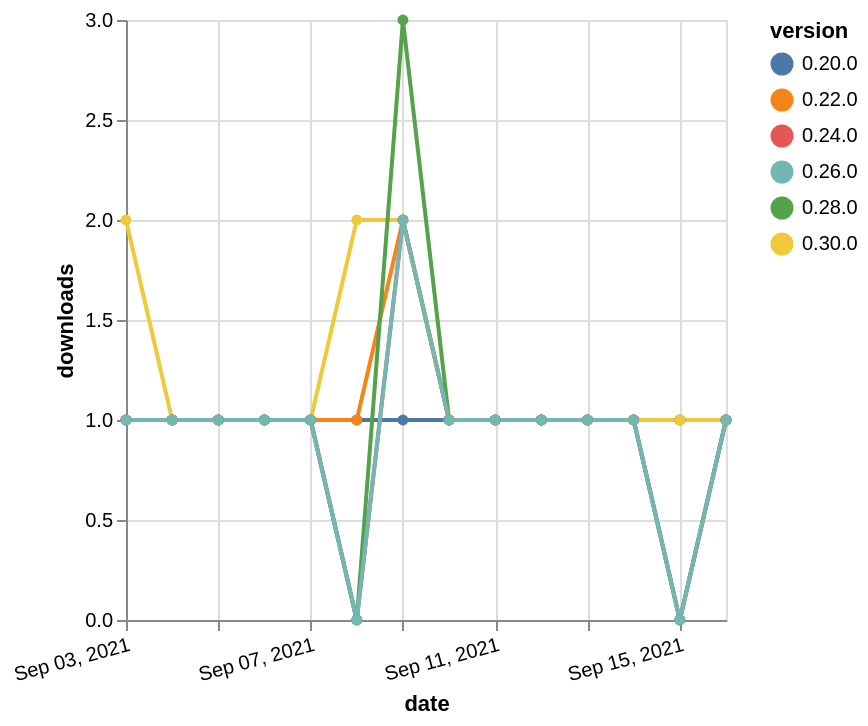

Write the Vega-Lite specification saved for this chart.
### Vega-Lite specification from a JSON file in a GitHub repository (floating-point values rounded to 4 significant figures)
{"$schema": "https://vega.github.io/schema/vega-lite/v5.json", "description": "A simple bar chart with embedded data.", "data": {"values": [{"date": "2021-09-03", "total": 217, "delta": 1, "version": "0.20.0"}, {"date": "2021-09-04", "total": 218, "delta": 1, "version": "0.20.0"}, {"date": "2021-09-05", "total": 219, "delta": 1, "version": "0.20.0"}, {"date": "2021-09-06", "total": 220, "delta": 1, "version": "0.20.0"}, {"date": "2021-09-07", "total": 221, "delta": 1, "version": "0.20.0"}, {"date": "2021-09-08", "total": 222, "delta": 1, "version": "0.20.0"}, {"date": "2021-09-09", "total": 223, "delta": 1, "version": "0.20.0"}, {"date": "2021-09-10", "total": 224, "delta": 1, "version": "0.20.0"}, {"date": "2021-09-11", "total": 225, "delta": 1, "version": "0.20.0"}, {"date": "2021-09-12", "total": 226, "delta": 1, "version": "0.20.0"}, {"date": "2021-09-13", "total": 227, "delta": 1, "version": "0.20.0"}, {"date": "2021-09-14", "total": 228, "delta": 1, "version": "0.20.0"}, {"date": "2021-09-15", "total": 229, "delta": 1, "version": "0.20.0"}, {"date": "2021-09-16", "total": 230, "delta": 1, "version": "0.20.0"}, {"date": "2021-09-03", "total": 172, "delta": 1, "version": "0.22.0"}, {"date": "2021-09-04", "total": 173, "delta": 1, "version": "0.22.0"}, {"date": "2021-09-05", "total": 174, "delta": 1, "version": "0.22.0"}, {"date": "2021-09-06", "total": 175, "delta": 1, "version": "0.22.0"}, {"date": "2021-09-07", "total": 176, "delta": 1, "version": "0.22.0"}, {"date": "2021-09-08", "total": 177, "delta": 1, "version": "0.22.0"}, {"date": "2021-09-09", "total": 179, "delta": 2, "version": "0.22.0"}, {"date": "2021-09-10", "total": 180, "delta": 1, "version": "0.22.0"}, {"date": "2021-09-11", "total": 181, "delta": 1, "version": "0.22.0"}, {"date": "2021-09-12", "total": 182, "delta": 1, "version": "0.22.0"}, {"date": "2021-09-13", "total": 183, "delta": 1, "version": "0.22.0"}, {"date": "2021-09-14", "total": 184, "delta": 1, "version": "0.22.0"}, {"date": "2021-09-15", "total": 185, "delta": 1, "version": "0.22.0"}, {"date": "2021-09-16", "total": 186, "delta": 1, "version": "0.22.0"}, {"date": "2021-09-03", "total": 115, "delta": 2, "version": "0.30.0"}, {"date": "2021-09-04", "total": 116, "delta": 1, "version": "0.30.0"}, {"date": "2021-09-05", "total": 117, "delta": 1, "version": "0.30.0"}, {"date": "2021-09-06", "total": 118, "delta": 1, "version": "0.30.0"}, {"date": "2021-09-07", "total": 119, "delta": 1, "version": "0.30.0"}, {"date": "2021-09-08", "total": 121, "delta": 2, "version": "0.30.0"}, {"date": "2021-09-09", "total": 123, "delta": 2, "version": "0.30.0"}, {"date": "2021-09-10", "total": 124, "delta": 1, "version": "0.30.0"}, {"date": "2021-09-11", "total": 125, "delta": 1, "version": "0.30.0"}, {"date": "2021-09-12", "total": 126, "delta": 1, "version": "0.30.0"}, {"date": "2021-09-13", "total": 127, "delta": 1, "version": "0.30.0"}, {"date": "2021-09-14", "total": 128, "delta": 1, "version": "0.30.0"}, {"date": "2021-09-15", "total": 129, "delta": 1, "version": "0.30.0"}, {"date": "2021-09-16", "total": 130, "delta": 1, "version": "0.30.0"}, {"date": "2021-09-03", "total": 166, "delta": 1, "version": "0.24.0"}, {"date": "2021-09-04", "total": 167, "delta": 1, "version": "0.24.0"}, {"date": "2021-09-05", "total": 168, "delta": 1, "version": "0.24.0"}, {"date": "2021-09-06", "total": 169, "delta": 1, "version": "0.24.0"}, {"date": "2021-09-07", "total": 170, "delta": 1, "version": "0.24.0"}, {"date": "2021-09-08", "total": 170, "delta": 0, "version": "0.24.0"}, {"date": "2021-09-09", "total": 172, "delta": 2, "version": "0.24.0"}, {"date": "2021-09-10", "total": 173, "delta": 1, "version": "0.24.0"}, {"date": "2021-09-11", "total": 174, "delta": 1, "version": "0.24.0"}, {"date": "2021-09-12", "total": 175, "delta": 1, "version": "0.24.0"}, {"date": "2021-09-13", "total": 176, "delta": 1, "version": "0.24.0"}, {"date": "2021-09-14", "total": 177, "delta": 1, "version": "0.24.0"}, {"date": "2021-09-15", "total": 177, "delta": 0, "version": "0.24.0"}, {"date": "2021-09-16", "total": 178, "delta": 1, "version": "0.24.0"}, {"date": "2021-09-03", "total": 171, "delta": 1, "version": "0.28.0"}, {"date": "2021-09-04", "total": 172, "delta": 1, "version": "0.28.0"}, {"date": "2021-09-05", "total": 173, "delta": 1, "version": "0.28.0"}, {"date": "2021-09-06", "total": 174, "delta": 1, "version": "0.28.0"}, {"date": "2021-09-07", "total": 175, "delta": 1, "version": "0.28.0"}, {"date": "2021-09-08", "total": 175, "delta": 0, "version": "0.28.0"}, {"date": "2021-09-09", "total": 178, "delta": 3, "version": "0.28.0"}, {"date": "2021-09-10", "total": 179, "delta": 1, "version": "0.28.0"}, {"date": "2021-09-11", "total": 180, "delta": 1, "version": "0.28.0"}, {"date": "2021-09-12", "total": 181, "delta": 1, "version": "0.28.0"}, {"date": "2021-09-13", "total": 182, "delta": 1, "version": "0.28.0"}, {"date": "2021-09-14", "total": 183, "delta": 1, "version": "0.28.0"}, {"date": "2021-09-15", "total": 183, "delta": 0, "version": "0.28.0"}, {"date": "2021-09-16", "total": 184, "delta": 1, "version": "0.28.0"}, {"date": "2021-09-03", "total": 145, "delta": 1, "version": "0.26.0"}, {"date": "2021-09-04", "total": 146, "delta": 1, "version": "0.26.0"}, {"date": "2021-09-05", "total": 147, "delta": 1, "version": "0.26.0"}, {"date": "2021-09-06", "total": 148, "delta": 1, "version": "0.26.0"}, {"date": "2021-09-07", "total": 149, "delta": 1, "version": "0.26.0"}, {"date": "2021-09-08", "total": 149, "delta": 0, "version": "0.26.0"}, {"date": "2021-09-09", "total": 151, "delta": 2, "version": "0.26.0"}, {"date": "2021-09-10", "total": 152, "delta": 1, "version": "0.26.0"}, {"date": "2021-09-11", "total": 153, "delta": 1, "version": "0.26.0"}, {"date": "2021-09-12", "total": 154, "delta": 1, "version": "0.26.0"}, {"date": "2021-09-13", "total": 155, "delta": 1, "version": "0.26.0"}, {"date": "2021-09-14", "total": 156, "delta": 1, "version": "0.26.0"}, {"date": "2021-09-15", "total": 156, "delta": 0, "version": "0.26.0"}, {"date": "2021-09-16", "total": 157, "delta": 1, "version": "0.26.0"}]}, "width": "container", "mark": {"type": "line", "point": {"filled": true}}, "encoding": {"x": {"field": "date", "type": "temporal", "timeUnit": "yearmonthdate", "title": "date", "axis": {"labelAngle": -15}}, "y": {"field": "delta", "type": "quantitative", "title": "downloads"}, "color": {"field": "version", "type": "nominal"}, "tooltip": {"field": "delta"}}}
